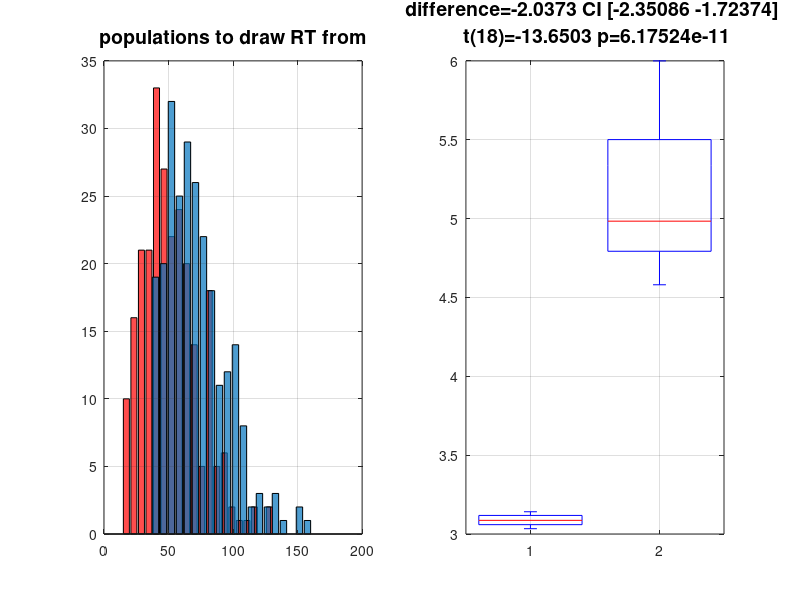

Source code (MATLAB): (Note: this script raises an error after producing the figure.)
% variable impulse vs variable epoch model
% this simulation is designed to explore the effect
% of variable epoch lenghth not only on a voxel where
% this effect exist but also on a voxel where it doesn't
% and we look if there is a better trade off in terms in
% modelling so that we can detect well both types and still
% make inferences about which one has variable epoch using
% derivative information
% ------------------------
% Cyril Pernet 23-07-2014

% RT distribution -- we take here RT for decisions which are 'easy'
% ie relatively fast, in the order of 1 to 2 sec
N = 500;
RT_condition1 = NaN(1,N);
RT_condition2 = NaN(1,N);
 for event = 1:N % draw 100 random data from a gamma distribution
    if mod(event,2) == 0
    RT_condition1(event) = gamrnd(5,10);
    else
    RT_condition2(event) = gamrnd(5,10) +20; % cond1/cond2 differ 
    end
end
RT_condition1(isnan(RT_condition1))=[];
RT_condition2(isnan(RT_condition2))=[];
figure; 
set(gcf,'Color','w','InvertHardCopy','off', 'units','normalized', ...
    'outerposition',[0 0 1 1])
subplot(1,2,1);
[h1,x1]=hist(RT_condition1,20);
[h2,x2]=hist(RT_condition2,20);
bar(x1, h1, 'r'); hold on; bar(x2, h2);
h=findobj(gca, 'Type', 'patch');
set (h, 'FaceAlpha', 0.7); grid on
title('populations to draw RT from','FontSize',14);
% rescale to maximum 6 
Scale = max([RT_condition1 RT_condition2])/6; 
RT_condition1 = RT_condition1./Scale;
RT_condition2 = RT_condition2./Scale;
% cut data from 3 and keep only 10 data points
RT_condition1(RT_condition1<3) = [];
RT_condition1 = sort(RT_condition1);
RT_condition1 = RT_condition1(1:10);
RT_condition2(RT_condition2<1) = [];
RT_condition2 = sort(RT_condition2,'descend');
RT_condition2 = RT_condition2(1:10);
% check we have nice differences between conditions
subplot(1,2,2);boxplot([RT_condition1' RT_condition2'])
[H,P,CI,STATS] = ttest2(RT_condition1,RT_condition2);
D = mean(RT_condition1)-mean(RT_condition2);
title(sprintf('difference=%g CI [%g %g] \n t(%g)=%g p=%g' ...
    ,D,CI(1),CI(2),STATS.df,STATS.tstat,P),'FontSize',14);
grid on; 

%% BOLD simulation
% now make 2 voxels with 2 conditions
% voxel 1 duration = 0 
% voxel 2 duration = RT 
% note that for ease of interpretation 
% I work using the super-sampled design 

% hemodynamic response function
% hrf model using SPM function 
% --------------------------- 
xBF.dt = 0.5;
xBF.name = 'hrf (with time and dispersion derivative)'; 
xBF.length = 32; % over a 20 sec window 
xBF.order = 1; 
xBF.T = 30;
xBF = spm_get_bf(xBF);
xBF.UNITS = 'secs';

% make different BOLD data
scale1 = detrend(RT_condition1,'constant').*100;
scale1 = abs(scale1 ./ min(scale1)) ; % stimulus intensity 
scale2 = detrend(RT_condition2,'constant').*100;
scale2 = abs(scale2 ./ min(scale2));
onsets = [1 31 81 93 161 201 218 291 321 361];
duration = round(mean([RT_condition1 RT_condition2])*2); 
Y1 = zeros(500,1); % condition 1, with 0ms duration
Y2 = zeros(500,1); % condition 2, with 0ms duration 
                   % but we have intensity differences proportional to RT
Y3 = zeros(500,1); % condition 2, with 0ms duration
Y4 = zeros(500,1); % condition 2, with RT duration
X1 = zeros(500,1); % model of event 
X2 = zeros(500,1); % model of blocks of mean RT
X3 = zeros(500,1); % model of blocks of RT condition 1
X4 = zeros(500,1); % model of blocks of RT condition 2
for i=1:10
    Y1(onsets(i)) = scale1(i); % finite impulse of different intensities
    Y2(onsets(i)) = scale2(i) ; 
    X1(onsets(i)) = 1; % design matrix with stim onset
    X2(onsets(i):(onsets(i)+duration-1)) = 1; % design matrix with stim onset
    stop = onsets(i) + round(RT_condition1(i)*2) -1;
    Y3(onsets(i):stop) = 1; % epoch = RT
    X3(onsets(i):stop) = 1;
    stop = onsets(i) + round(RT_condition2(i)*2) -1;
    Y4(onsets(i):stop) = 1; % epoch = RT
    X4(onsets(i):stop) = 1;
end 
Y1 = conv(Y1+randn(500,1)./10,xBF.bf(:,1)); Y1 = Y1(1:400)+100;
Y2 = conv(Y2+randn(500,1)./10,xBF.bf(:,1)); Y2 = Y2(1:400)+100;
Y3 = conv(Y3,xBF.bf(:,1))+conv(rand(500,1),xBF.bf(:,1)); Y3 = Y3(1:400)+100;
Y4 = conv(Y4,xBF.bf(:,1))+conv(rand(500,1),xBF.bf(:,1)); Y4 = Y4(1:400)+100;
figure; subplot(2,1,1);
plot(Y1,'LineWidt',2); hold on; plot(Y2,'r','LineWidt',2);
grid on; title('Neural Intensity difference model'); subplot(2,1,2);
plot(Y3,'LineWidt',2); hold on; plot(Y4,'k','LineWidt',2); 
                                 % what is evident from this is that the 
                                 % variable epoch not only give different 
                                 % intensities but also dynamic
grid on; title('Neural duration difference model');

%% data modelling
% data modelling
% for simplicity - assume Y1/Y2 are the same voxel and we fit X to it
% same for Y3/Y4 ; it just easier to see data fit when done individually
% the mean RT blocks + paramtetric model comes from Munford & Poldrack 2014
% Adjusting mean activation for reaction time effects in BOLD fMRI
% which was presented ath the OHBM conference

%% model data for a voxel with intensity change
Y = [Y1 ; Y2];
SStotal = norm(Y-mean(Y)).^2;
[~,~,~,stat]=ttest2(Y2,Y1);

% -> clearly for a voxel where only intensity changes, model 2 doesn't work
% -> model 3 (hrf + parametric) is a priori the best
% -> using mean RT will not work (although here is is mean to roughly
% follow by using intensities that are correlated with duration)
% -> the question is how mean RT + parametric using BF to accomodate the
% mismatch is going to behave

% model 1: GLM with FIR convolved by the hfr only
x1 = conv(X1,xBF.bf(:,1)); x1 = x1(1:400)+100;
X = [[x1;zeros(400,1)] [zeros(400,1);x1] ones(800,1)];
b = pinv(X)*Y; 
Yhat = X*b;
SSeffect = norm(Yhat-mean(Yhat)).^2;
R2 = SSeffect / SStotal;
P = X*pinv(X); % H matrix 
R = eye(size(Y,1)) - P; 
variance = ((R*Y)'*(R*Y)) / (size(Y,1)-rank(X));
C = [-1 1 0]; % contrast for condition 2 > condition 1
T_con = (C*b) ./ sqrt(variance.*(C*pinv(X'*X)*C')); % T value
p_con = 2*(1-spm_Tcdf(T_con, (size(Y,1)-rank(X)))); 
figure ; set(gcf,'Color','w','InvertHardCopy','off', ...
    'units','normalized','outerposition',[0 0 1 1])
subplot(3,1,1); 
plot(Y1,'LineWidth',2); hold on
plot(Yhat(1:400),'--','LineWidth',2); 
plot(Y2,'r','LineWidth',2); 
plot(Yhat(401:end),'--r','LineWidth',2); grid on; axis tight
D = mean(Y1-Y2);
Dhat = mean(Yhat(1:400)-Yhat(401:end));
Difference_real_model = D-Dhat;
title(sprintf('fixed event model: R2=%g diff data model =%g C1 vs C2 t real=%g t model=%g',R2,Difference_real_model,stat.tstat,T_con))

% model 2: GLM with RT convolved by the hfr only (= variable epoch model)
x1 = conv(X3,xBF.bf(:,1)); x1 = x1(1:400)+100;
x2 = conv(X4,xBF.bf(:,1)); x2 = x2(1:400)+100;
X = [[x1;zeros(400,1)] [zeros(400,1);x2] ones(800,1)];
b = pinv(X)*Y; 
Yhat = X*b;
SSeffect = norm(Yhat-mean(Yhat)).^2;
R2 = SSeffect / SStotal;
P = X*pinv(X); % H matrix 
R = eye(size(Y,1)) - P; 
variance = ((R*Y)'*(R*Y)) / (size(Y,1)-rank(X));
C = [-1 1 0]; % contrast for condition 2 > condition 1
T_con = (C*b) ./ sqrt(variance.*(C*pinv(X'*X)*C')); % T value
p_con = 2*(1-spm_Tcdf(T_con, (size(Y,1)-rank(X)))); 
subplot(3,1,2); 
plot(Y1,'LineWidth',2); hold on
plot(Yhat(1:400),'--','LineWidth',2); 
plot(Y2,'r','LineWidth',2); 
plot(Yhat(401:end),'--r','LineWidth',2); grid on; axis tight
D = mean(Y1-Y2);
Dhat = mean(Yhat(1:400)-Yhat(401:end));
Difference_real_model = D-Dhat;
title(sprintf('variable epoch model: R2=%g diff data model =%g C1 vs C2 t real=%g t model=%g',R2,Difference_real_model,stat.tstat,T_con))

% model 3: GLM with FIR + PM regressors convolved by the hfr only 
% (= variable impulse model)
x1 = conv(X1,xBF.bf(:,1)); x1 = x1(1:400)+100;
x2 = X1; x2(X1==1) = detrend(RT_condition1,'constant'); % mean center RT
x2 = conv(x2,xBF.bf(:,1)); x2 = x2(1:400)+100;
XPM1 = spm_orth([x1 x2]); % x with parameteric modulation for Y1
x2 = X1; x2(X1==1) = detrend(RT_condition2,'constant'); 
x2 = conv(x2,xBF.bf(:,1)); x2 = x2(1:400)+100;
XPM2 = spm_orth([x1 x2]); % x with parameteric modulation for Y2
X = [[XPM1;zeros(400,2)] [zeros(400,2);XPM2] ones(800,1)];
b = pinv(X)*Y; 
Yhat = X*b;
SSeffect = norm(Yhat-mean(Yhat)).^2;
R2 = SSeffect / SStotal;
P = X*pinv(X); % H matrix 
R = eye(size(Y,1)) - P; 
variance = ((R*Y)'*(R*Y)) / (size(Y,1)-rank(X));
C = [-1 0 1 0 0]; % contrast for condition 2 > condition 1
T_con = (C*b) ./ sqrt(variance.*(C*pinv(X'*X)*C')); % T value
subplot(3,1,3); 
plot(Y1,'LineWidth',2); hold on; 
plot(Y2,'r','LineWidth',2); 
plot(Yhat(1:400),'--','LineWidth',2);
plot(Yhat(401:end),'--r','LineWidth',2); grid on; axis tight
D = mean(Y1-Y2);
Dhat = mean(Yhat(1:400)-Yhat(401:end));
Difference_real_model = D-Dhat;
title(sprintf('event + parametric model: R2=%g diff data model =%g C1 vs C2 t real=%g t model=%g ',R2,Difference_real_model,stat.tstat,T_con))

% let's gain a little insight of how the parametric model works
figure ; 
set(gcf,'Color','w','InvertHardCopy','off', 'units','normalized',...
    'outerposition',[0 0 1 1])
subplot(2,1,1);
plot(Y1,'LineWidth',2); hold on
yhat = X(:,[1 5])*b([1 5]);
plot(yhat(1:400),'k','LineWidth',2);
plot(Yhat(1:400),'r','LineWidth',2);
legend('Y1','hrf regressor','hrf+modulation')
grid on; subplot(2,1,2);
plot(Y2,'LineWidth',2); hold on
yhat = X(:,[3 5])*b([3 5]);
plot(yhat(401:end),'k','LineWidth',2);
plot(Yhat(401:end),'r','LineWidth',2);
legend('Y2','hrf regressor','hrf+modulation')
grid on; 

% model 4: GLM with FIR + PM regressors convolved by basis functions
x11 = conv(X1,xBF.bf(:,1)); x11 = x11(1:400)+100;
x12 = conv(X1,xBF.bf(:,2)); x12 = x12(1:400)+100;
x13 = conv(X1,xBF.bf(:,3)); x13 = x13(1:400)+100;
x2 = X1; x2(X1==1) = detrend(RT_condition1,'constant'); % mean center RT
x21 = conv(x2,xBF.bf(:,1)); x21 = x21(1:400)+100;
x22 = conv(x2,xBF.bf(:,2)); x22 = x22(1:400)+100;
x23 = conv(x2,xBF.bf(:,3)); x23 = x23(1:400)+100;
XPM1 = spm_orth([x11 x12 x13 x21 x22 x23]); % x with PM for Y1
x2 = X1; x2(X1==1) = detrend(RT_condition2,'constant'); 
x21 = conv(x2,xBF.bf(:,1)); x21 = x21(1:400)+100;
x22 = conv(x2,xBF.bf(:,2)); x22 = x22(1:400)+100;
x23 = conv(x2,xBF.bf(:,3)); x23 = x23(1:400)+100;
XPM2 = spm_orth([x11 x12 x13 x21 x22 x23]); % x with PM for Y2
X = [[XPM1;zeros(400,6)] [zeros(400,6);XPM2] ones(800,1)];
b = pinv(X)*Y; 
Yhat = X*b;
SSeffect = norm(Yhat-mean(Yhat)).^2;
R2 = SSeffect / SStotal;
P = X*pinv(X); % H matrix 
R = eye(size(Y,1)) - P; 
variance = ((R*Y)'*(R*Y)) / (size(Y,1)-rank(X));
C = [-1 0 0 0 0 0 1 0 0 0 0 0 0]; % contrast for condition 2 > condition 1
T_con = (C*b) ./ sqrt(variance.*(C*pinv(X'*X)*C')); % T value
% note that here really we need a F contrast spanning the BF
figure
set(gcf,'Color','w','InvertHardCopy','off', 'units','normalized',...
    'outerposition',[0 0 1 1])
subplot(3,1,1); 
plot(Y1,'LineWidth',2); hold on; 
plot(Y2,'r','LineWidth',2); 
plot(Yhat(1:400),'--','LineWidth',2);
plot(Yhat(401:end),'--r','LineWidth',2); grid on; axis tight
D = mean(Y1-Y2);
Dhat = mean(Yhat(1:400)-Yhat(401:end));
Difference_real_model = D-Dhat;
title(sprintf('event*BF with parametric*BF model: R2=%g diff data model =%g C1 vs C2 t real=%g t model=%g',R2,Difference_real_model,stat.tstat,T_con))
subplot(3,1,2);
plot(Y1,'LineWidth',2); hold on
yhat = X(:,[1 2 3 13])*b([1 2 3 13]);
plot(yhat(1:400),'k','LineWidth',2);
plot(Yhat(1:400),'r','LineWidth',2);
legend('Y1','BF regressor','BF+modulation')
grid on; subplot(3,1,3);
plot(Y2,'LineWidth',2); hold on
yhat = X(:,[7 8 9 13])*b([7 8 9 13]);
plot(yhat(401:end),'k','LineWidth',2);
plot(Yhat(401:end),'r','LineWidth',2);
legend('Y2','BF regressor','BF+modulation')
grid on;

% model 5: GLM with mean RT + PM regressors convolved by the hfr only
x1 = conv(X2,xBF.bf(:,1)); x1 = x1(1:400)+100;
PM = repmat(detrend(RT_condition1,'constant')',[1,duration])';
x2 = X2; x2(X2==1) = PM(:); % mean center RT
x2 = conv(x2,xBF.bf(:,1)); x2 = x2(1:400)+100;
XPM1 = spm_orth([x1 x2]); % x with parameteric modulation for Y1
PM = repmat(detrend(RT_condition2,'constant')',[1,duration])';
x2 = X2; x2(X2==1) = PM(:); % mean center RT
x2 = conv(x2,xBF.bf(:,1)); x2 = x2(1:400)+100;
XPM2 = spm_orth([x1 x2]); % x with parameteric modulation for Y2
X = [[XPM1;zeros(400,2)] [zeros(400,2);XPM2] ones(800,1)];
b = pinv(X)*Y; 
Yhat = X*b;
SSeffect = norm(Yhat-mean(Yhat)).^2;
R2 = SSeffect / SStotal;
P = X*pinv(X); % H matrix 
R = eye(size(Y,1)) - P; 
variance = ((R*Y)'*(R*Y)) / (size(Y,1)-rank(X));
C = [-1 0 1 0 0]; % contrast for condition 2 > condition 1
T_con = (C*b) ./ sqrt(variance.*(C*pinv(X'*X)*C')); % T value
figure
set(gcf,'Color','w','InvertHardCopy','off', 'units','normalized',...
    'outerposition',[0 0 1 1])
subplot(3,1,1); 
plot(Y1,'LineWidth',2); hold on; 
plot(Y2,'r','LineWidth',2); 
plot(Yhat(1:400),'--','LineWidth',2);
plot(Yhat(401:end),'--r','LineWidth',2); grid on; axis tight
D = mean(Y1-Y2);
Dhat = mean(Yhat(1:400)-Yhat(401:end));
Difference_real_model = D-Dhat;
title(sprintf('mean RT + parametric model: R2=%g diff data model =%g C1 vs C2 t real=%g t model=%g ',R2,Difference_real_model,stat.tstat,T_con))
subplot(3,1,2);
plot(Y1,'LineWidth',2); hold on
yhat = X(:,[1 5])*b([1 5]);
plot(yhat(1:400),'k','LineWidth',2);
plot(Yhat(1:400),'r','LineWidth',2);
legend('Y1','hrf regressor','hrf+modulation')
grid on; subplot(3,1,3);
plot(Y2,'LineWidth',2); hold on
yhat = X(:,[3 5])*b([3 5]);
plot(yhat(401:end),'k','LineWidth',2);
plot(Yhat(401:end),'r','LineWidth',2);
legend('Y2','hrf regressor','hrf+modulation')
grid on; 

% model 6: GLM with mean RT + PM regressors convolved by basis functions 
% adding BF will accomodate well the mismatched durations -- note there is 
% no point to comparing to a fixed event model with BF since there is no
% time shift in those 2 time series
x11 = conv(X2,xBF.bf(:,1)); x11 = x11(1:400)+100;
x12 = conv(X2,xBF.bf(:,2)); x12 = x12(1:400)+100;
x13 = conv(X2,xBF.bf(:,3)); x13 = x13(1:400)+100;
PM = repmat(detrend(RT_condition1,'constant')',[1,duration])';
x2 = X2; x2(X2==1) = PM(:); % mean center RT
x21 = conv(x2,xBF.bf(:,1)); x21 = x21(1:400)+100;
x22 = conv(x2,xBF.bf(:,2)); x22 = x22(1:400)+100;
x23 = conv(x2,xBF.bf(:,3)); x23 = x23(1:400)+100;
XPM1 = spm_orth([x11 x12 x13 x21 x22 x23]); % x with PM for Y1
PM = repmat(detrend(RT_condition2,'constant')',[1,duration])';
x2 = X2; x2(X2==1) = PM(:); % mean center RT
x21 = conv(x2,xBF.bf(:,1)); x21 = x21(1:400)+100;
x22 = conv(x2,xBF.bf(:,2)); x22 = x22(1:400)+100;
x23 = conv(x2,xBF.bf(:,3)); x23 = x23(1:400)+100;
XPM2 = spm_orth([x11 x12 x13 x21 x22 x23]); % x with PM for Y2
X = [[XPM1;zeros(400,6)] [zeros(400,6);XPM2] ones(800,1)];
b = pinv(X)*Y; 
Yhat = X*b;
SSeffect = norm(Yhat-mean(Yhat)).^2;
R2 = SSeffect / SStotal;
P = X*pinv(X); % H matrix 
R = eye(size(Y,1)) - P; 
variance = ((R*Y)'*(R*Y)) / (size(Y,1)-rank(X));
C = [-1 0 0 0 0 0 1 0 0 0 0 0 0]; % contrast for condition 2 > condition 1
T_con = (C*b) ./ sqrt(variance.*(C*pinv(X'*X)*C')); % T value
% note that here really we need a F contrast spanning the BF
figure
set(gcf,'Color','w','InvertHardCopy','off', 'units','normalized',...
    'outerposition',[0 0 1 1])
subplot(3,1,1); 
plot(Y1,'LineWidth',2); hold on; 
plot(Y2,'r','LineWidth',2); 
plot(Yhat(1:400),'--','LineWidth',2);
plot(Yhat(401:end),'--r','LineWidth',2); grid on; axis tight
D = mean(Y1-Y2);
Dhat = mean(Yhat(1:400)-Yhat(401:end));
Difference_real_model = D-Dhat;
title(sprintf('mean RT*BF + parametric*BF model: R2=%g diff data model =%g C1 vs C2 t real=%g t model=%g',R2,Difference_real_model,stat.tstat,T_con))
subplot(3,1,2);
plot(Y1,'LineWidth',2); hold on
yhat = X(:,[1 2 3 13])*b([1 2 3 13]);
plot(yhat(1:400),'k','LineWidth',2);
plot(Yhat(1:400),'r','LineWidth',2);
legend('Y1','BF regressor','BF+modulation')
grid on; subplot(3,1,3);
plot(Y2,'LineWidth',2); hold on
yhat = X(:,[7 8 9 13])*b([7 8 9 13]);
plot(yhat(401:end),'k','LineWidth',2);
plot(Yhat(401:end),'r','LineWidth',2);
legend('Y2','BF','BF+modulation')
grid on;

% assuming we model data using this model 6 -- how can we know the effect
% is due to differences in neural intensity
figure
set(gcf,'Color','w','InvertHardCopy','off', 'units','normalized',...
    'outerposition',[0 0 1 1])
subplot(2,1,1);
plot(Y1,'LineWidth',2); hold on
yhat = X(:,[1 13])*b([1 13]);
plot(yhat(1:400),'g','LineWidth',2);
yhat = X(:,[1 2 13])*b([1 2 13]);
plot(yhat(1:400),'c','LineWidth',2);
yhat = X(:,[1 3 13])*b([1 3 13]);
plot(yhat(1:400),'r','LineWidth',2);
legend('Y1','mean RT regressor','mean RT with time deriv',...
    'mean RT with disp deriv')
grid on; 

% -> the mean RT creates time delays well compensated by the 1st derivative
% in model 4, the time deriv is significant too - is that a problem? 
C = [0 1 0 0 0 0 0 1 0 0 0 0 0]; % contrast for time derivative
T_con1 = (C*b) ./ sqrt(variance.*(C*pinv(X'*X)*C')); % T value
p_con1 = 2*(1-spm_Tcdf(T_con1, (size(Y,1)-rank(X))));
C = [0 0 1 0 0 0 0 0 1 0 0 0 0]; % contrast for disp derivative
T_con2 = (C*b) ./ sqrt(variance.*(C*pinv(X'*X)*C')); % T value
p_con2 = 2*(1-spm_Tcdf(T_con2, (size(Y,1)-rank(X))));
title(sprintf('model for the mean RT regressor \n time deriv t=%g p-%g disper deriv t=%g p=%g',T_con1,p_con1,T_con2,p_con2))

subplot(2,1,2);
plot(Y1,'LineWidth',2); hold on
yhat = X(:,[1 4 13])*b([1 4 13]);
plot(yhat(1:400),'g','LineWidth',2);
yhat = X(:,[1 2 4 5 13])*b([1 2 4 5 13]);
plot(yhat(1:400),'c','LineWidth',2);
yhat = X(:,[1 3 4 6 13])*b([1 3 4 6 13]);
plot(yhat(1:400),'r','LineWidth',2);
legend('Y1','mean RT+PM regressor','mean RT+PM with time deriv','mean RT+PM with disp deriv')
grid on; 

% --> PM derivatives don't add much - they are significant but we can't
% interprete much from this
C = [0 0 0 0 1 0 0 0 0 0 1 0 0]; % contrast for PM time derivative
T_con1 = (C*b) ./ sqrt(variance.*(C*pinv(X'*X)*C')); % T value
p_con1 = 2*(1-spm_Tcdf(T_con1, (size(Y,1)-rank(X))));
C = [0 0 0 0 0 1 0 0 0 0 0 1 0]; % contrast for PM disp derivative
T_con2 = (C*b) ./ sqrt(variance.*(C*pinv(X'*X)*C')); % T value
p_con2 = 2*(1-spm_Tcdf(T_con2, (size(Y,1)-rank(X))));
title(sprintf('model for the mean RT+PM regressor \n PM time deriv t=%g p-%g PM disper deriv t=%g p=%g',T_con1,p_con1,T_con2,p_con2))


%% model data for a voxel with duration change
Y = [Y3 ; Y4];
SStotal = norm(Y-mean(Y)).^2;
[h,p,ci,stat]=ttest2(Y4,Y3);

% model 1: GLM with FIR convolved by the hfr only
x1 = conv(X1,xBF.bf(:,1)); x1 = x1(1:400)+100;
X = [[x1;zeros(400,1)] [zeros(400,1);x1] ones(800,1)];
b = pinv(X)*Y; 
Yhat = X*b;
SSeffect = norm(Yhat-mean(Yhat)).^2;
R2 = SSeffect / SStotal;
P = X*pinv(X); % H matrix 
R = eye(size(Y,1)) - P; 
variance = ((R*Y)'*(R*Y)) / (size(Y,1)-rank(X));
C = [-1 1 0]; % contrast for condition 2 > condition 1
T_con = (C*b) ./ sqrt(variance.*(C*pinv(X'*X)*C')); % T value
p_con = 2*(1-spm_Tcdf(T_con, (size(Y,1)-rank(X)))); 
figure ; set(gcf,'Color','w','InvertHardCopy','off', 'units',...
    'normalized','outerposition',[0 0 1 1])
subplot(3,1,1); 
plot(Y3,'LineWidth',2); hold on
plot(Yhat(1:400),'--','LineWidth',2); 
plot(Y4,'r','LineWidth',2); 
plot(Yhat(401:end),'--r','LineWidth',2); grid on; axis tight
D = mean(Y3-Y4);
Dhat = mean(Yhat(1:400)-Yhat(401:end));
Difference_real_model = D-Dhat;
title(sprintf('fixed event model: R2=%g diff data model =%g C1 vs C2 t real=%g t model=%g',R2,Difference_real_model,stat.tstat,T_con))

% model 2: GLM with RT convolved by the hfr only (= variable epoch model)
x1 = conv(X3,xBF.bf(:,1)); x1 = x1(1:400)+100;
x2 = conv(X4,xBF.bf(:,1)); x2 = x2(1:400)+100;
X = [[x1;zeros(400,1)] [zeros(400,1);x2] ones(800,1)];
b = pinv(X)*Y; 
Yhat = X*b;
SSeffect = norm(Yhat-mean(Yhat)).^2;
R2 = SSeffect / SStotal;
P = X*pinv(X); % H matrix 
R = eye(size(Y,1)) - P; 
variance = ((R*Y)'*(R*Y)) / (size(Y,1)-rank(X));
C = [-1 1 0]; % contrast for condition 2 > condition 1
T_con = (C*b) ./ sqrt(variance.*(C*pinv(X'*X)*C')); % T value
p_con = 2*(1-spm_Tcdf(T_con, (size(Y,1)-rank(X)))); 
subplot(3,1,2); 
plot(Y3,'LineWidth',2); hold on
plot(Yhat(1:400),'--','LineWidth',2); 
plot(Y4,'r','LineWidth',2); 
plot(Yhat(401:end),'--r','LineWidth',2); grid on; axis tight
D = mean(Y3-Y4);
Dhat = mean(Yhat(1:400)-Yhat(401:end));
Difference_real_model = D-Dhat;
title(sprintf('variable epoch model: R2=%g diff data model =%g C1 vs C2 t real=%g t model=%g',R2,Difference_real_model,stat.tstat,T_con))

% model 3: GLM with FIR + PM regressors convolved by the hfr only 
% (= variable impulse model)
x1 = conv(X1,xBF.bf(:,1)); x1 = x1(1:400)+100;
x2 = X1; x2(X1==1) = detrend(RT_condition1,'constant'); % mean center RT
x2 = conv(x2,xBF.bf(:,1)); x2 = x2(1:400)+100;
XPM1 = spm_orth([x1 x2]); % x with parameteric modulation for Y1
x2 = X1; x2(X1==1) = detrend(RT_condition2,'constant'); 
x2 = conv(x2,xBF.bf(:,1)); x2 = x2(1:400)+100;
XPM2 = spm_orth([x1 x2]); % x with parameteric modulation for Y2
X = [[XPM1;zeros(400,2)] [zeros(400,2);XPM2] ones(800,1)];
b = pinv(X)*Y; 
Yhat = X*b;
SSeffect = norm(Yhat-mean(Yhat)).^2;
R2 = SSeffect / SStotal;
P = X*pinv(X); % H matrix 
R = eye(size(Y,1)) - P; 
variance = ((R*Y)'*(R*Y)) / (size(Y,1)-rank(X));
C = [-1 0 1 0 0]; % contrast for condition 2 > condition 1
T_con = (C*b) ./ sqrt(variance.*(C*pinv(X'*X)*C')); % T value
subplot(3,1,3); 
plot(Y3,'LineWidth',2); hold on; 
plot(Y4,'r','LineWidth',2); 
plot(Yhat(1:400),'--','LineWidth',2);
plot(Yhat(401:end),'--r','LineWidth',2); grid on; axis tight
D = mean(Y3-Y4);
Dhat = mean(Yhat(1:400)-Yhat(401:end));
Difference_real_model = D-Dhat;
title(sprintf('event + parametric model: R2=%g diff data model =%g C1 vs C2 t real=%g t model=%g ',R2,Difference_real_model,stat.tstat,T_con))

% let's gain a little insight of how the parametric model works
figure ; 
set(gcf,'Color','w','InvertHardCopy','off', 'units','normalized',...
    'outerposition',[0 0 1 1])
subplot(2,1,1);
plot(Y3,'LineWidth',2); hold on
yhat = X(:,[1 5])*b([1 5]);
plot(yhat(1:400),'k','LineWidth',2);
plot(Yhat(1:400),'r','LineWidth',2);
legend('Y3','hrf regressor','hrf+modulation')
grid on; subplot(2,1,2);
plot(Y4,'LineWidth',2); hold on
yhat = X(:,[3 5])*b([3 5]);
plot(yhat(401:end),'k','LineWidth',2);
plot(Yhat(401:end),'r','LineWidth',2);
legend('Y4','hrf regressor','hrf+modulation')
grid on; 

% model 4: GLM with FIR + PM regressors convolved by basis functions
x11 = conv(X1,xBF.bf(:,1)); x11 = x11(1:400)+100;
x12 = conv(X1,xBF.bf(:,2)); x12 = x12(1:400)+100;
x13 = conv(X1,xBF.bf(:,3)); x13 = x13(1:400)+100;
x2 = X1; x2(X1==1) = detrend(RT_condition1,'constant'); % mean center RT
x21 = conv(x2,xBF.bf(:,1)); x21 = x21(1:400)+100;
x22 = conv(x2,xBF.bf(:,2)); x22 = x22(1:400)+100;
x23 = conv(x2,xBF.bf(:,3)); x23 = x23(1:400)+100;
XPM1 = spm_orth([x11 x12 x13 x21 x22 x23]); % x with PM for Y1
x2 = X1; x2(X1==1) = detrend(RT_condition2,'constant'); 
x21 = conv(x2,xBF.bf(:,1)); x21 = x21(1:400)+100;
x22 = conv(x2,xBF.bf(:,2)); x22 = x22(1:400)+100;
x23 = conv(x2,xBF.bf(:,3)); x23 = x23(1:400)+100;
XPM2 = spm_orth([x11 x12 x13 x21 x22 x23]); % x with PM for Y2
X = [[XPM1;zeros(400,6)] [zeros(400,6);XPM2] ones(800,1)];
b = pinv(X)*Y; 
Yhat = X*b;
SSeffect = norm(Yhat-mean(Yhat)).^2;
R2 = SSeffect / SStotal;
P = X*pinv(X); % H matrix 
R = eye(size(Y,1)) - P; 
variance = ((R*Y)'*(R*Y)) / (size(Y,1)-rank(X));
C = [-1 0 0 0 0 0 1 0 0 0 0 0 0]; % contrast for condition 2 > condition 1
T_con = (C*b) ./ sqrt(variance.*(C*pinv(X'*X)*C')); % T value
% note that here really we need a F contrast spanning the BF
figure
set(gcf,'Color','w','InvertHardCopy','off', 'units','normalized',...
    'outerposition',[0 0 1 1])
subplot(3,1,1); 
plot(Y3,'LineWidth',2); hold on; 
plot(Y4,'r','LineWidth',2); 
plot(Yhat(1:400),'--','LineWidth',2);
plot(Yhat(401:end),'--r','LineWidth',2); grid on; axis tight
D = mean(Y3-Y4);
Dhat = mean(Yhat(1:400)-Yhat(401:end));
Difference_real_model = D-Dhat;
title(sprintf('event*BF with parametric*BF model: R2=%g diff data model =%g C1 vs C2 t real=%g t model=%g',R2,Difference_real_model,stat.tstat,T_con))
subplot(3,1,2);
plot(Y3,'LineWidth',2); hold on
yhat = X(:,[1 2 3 13])*b([1 2 3 13]);
plot(yhat(1:400),'k','LineWidth',2);
plot(Yhat(1:400),'r','LineWidth',2);
legend('Y3','BF regressor','BF+modulation')
grid on; subplot(3,1,3);
plot(Y4,'LineWidth',2); hold on
yhat = X(:,[7 8 9 13])*b([7 8 9 13]);
plot(yhat(401:end),'k','LineWidth',2);
plot(Yhat(401:end),'r','LineWidth',2);
legend('Y4','BF regressor','BF+modulation')
grid on;

% model 5: GLM with mean RT + PM regressors convolved by the hfr only
x1 = conv(X2,xBF.bf(:,1)); x1 = x1(1:400)+100;
PM = repmat(detrend(RT_condition1,'constant')',[1,duration])';
x2 = X2; x2(X2==1) = PM(:); % mean center RT
x2 = conv(x2,xBF.bf(:,1)); x2 = x2(1:400)+100;
XPM1 = spm_orth([x1 x2]); % x with parameteric modulation for Y1
PM = repmat(detrend(RT_condition2,'constant')',[1,duration])';
x2 = X2; x2(X2==1) = PM(:); % mean center RT
x2 = conv(x2,xBF.bf(:,1)); x2 = x2(1:400)+100;
XPM2 = spm_orth([x1 x2]); % x with parameteric modulation for Y2
X = [[XPM1;zeros(400,2)] [zeros(400,2);XPM2] ones(800,1)];
b = pinv(X)*Y; 
Yhat = X*b;
SSeffect = norm(Yhat-mean(Yhat)).^2;
R2 = SSeffect / SStotal;
P = X*pinv(X); % H matrix 
R = eye(size(Y,1)) - P; 
variance = ((R*Y)'*(R*Y)) / (size(Y,1)-rank(X));
C = [-1 0 1 0 0]; % contrast for condition 2 > condition 1
T_con = (C*b) ./ sqrt(variance.*(C*pinv(X'*X)*C')); % T value
figure
set(gcf,'Color','w','InvertHardCopy','off', 'units','normalized',...
    'outerposition',[0 0 1 1])
subplot(3,1,1); 
plot(Y3,'LineWidth',2); hold on; 
plot(Y4,'r','LineWidth',2); 
plot(Yhat(1:400),'--','LineWidth',2);
plot(Yhat(401:end),'--r','LineWidth',2); grid on; axis tight
D = mean(Y3-Y4);
Dhat = mean(Yhat(1:400)-Yhat(401:end));
Difference_real_model = D-Dhat;
title(sprintf('mean RT + parametric model: R2=%g diff data model =%g C1 vs C2 t real=%g t model=%g ',R2,Difference_real_model,stat.tstat,T_con))
subplot(3,1,2);
plot(Y3,'LineWidth',2); hold on
yhat = X(:,[1 5])*b([1 5]);
plot(yhat(1:400),'k','LineWidth',2);
plot(Yhat(1:400),'r','LineWidth',2);
legend('Y3','hrf regressor','hrf+modulation')
grid on; subplot(3,1,3);
plot(Y4,'LineWidth',2); hold on
yhat = X(:,[3 5])*b([3 5]);
plot(yhat(401:end),'k','LineWidth',2);
plot(Yhat(401:end),'r','LineWidth',2);
legend('Y4','hrf regressor','hrf+modulation')
grid on; 

% model 6: GLM with mean RT + PM regressors convolved by basis functions 
% adding BF will accomodate well the mismatched durations -- note there is 
% no point to comparing to a fixed event model with BF since there is no
% time shift in those 2 time series
x11 = conv(X2,xBF.bf(:,1)); x11 = x11(1:400)+100;
x12 = conv(X2,xBF.bf(:,2)); x12 = x12(1:400)+100;
x13 = conv(X2,xBF.bf(:,3)); x13 = x13(1:400)+100;
PM = repmat(detrend(RT_condition1,'constant')',[1,duration])';
x2 = X2; x2(X2==1) = PM(:); % mean center RT
x21 = conv(x2,xBF.bf(:,1)); x21 = x21(1:400)+100;
x22 = conv(x2,xBF.bf(:,2)); x22 = x22(1:400)+100;
x23 = conv(x2,xBF.bf(:,3)); x23 = x23(1:400)+100;
XPM1 = spm_orth([x11 x12 x13 x21 x22 x23]); % x with PM for Y1
PM = repmat(detrend(RT_condition2,'constant')',[1,duration])';
x2 = X2; x2(X2==1) = PM(:); % mean center RT
x21 = conv(x2,xBF.bf(:,1)); x21 = x21(1:400)+100;
x22 = conv(x2,xBF.bf(:,2)); x22 = x22(1:400)+100;
x23 = conv(x2,xBF.bf(:,3)); x23 = x23(1:400)+100;
XPM2 = spm_orth([x11 x12 x13 x21 x22 x23]); % x with PM for Y2
X = [[XPM1;zeros(400,6)] [zeros(400,6);XPM2] ones(800,1)];
b = pinv(X)*Y; 
Yhat = X*b;
SSeffect = norm(Yhat-mean(Yhat)).^2;
R2 = SSeffect / SStotal;
P = X*pinv(X); % H matrix 
R = eye(size(Y,1)) - P; 
variance = ((R*Y)'*(R*Y)) / (size(Y,1)-rank(X));
C = [-1 0 0 0 0 0 1 0 0 0 0 0 0]; % contrast for condition 2 > condition 1
T_con = (C*b) ./ sqrt(variance.*(C*pinv(X'*X)*C')); % T value
% note that here really we need a F contrast spanning the BF
figure
set(gcf,'Color','w','InvertHardCopy','off', 'units','normalized',...
    'outerposition',[0 0 1 1])
subplot(3,1,1); 
plot(Y3,'LineWidth',2); hold on; 
plot(Y4,'r','LineWidth',2); 
plot(Yhat(1:400),'--','LineWidth',2);
plot(Yhat(401:end),'--r','LineWidth',2); grid on; axis tight
D = mean(Y3-Y4);
Dhat = mean(Yhat(1:400)-Yhat(401:end));
Difference_real_model = D-Dhat;
title(sprintf('mean RT*BF + parametric*BF model: R2=%g diff data model =%g C1 vs C2 t real=%g t model=%g',R2,Difference_real_model,stat.tstat,T_con))
subplot(3,1,2);
plot(Y3,'LineWidth',2); hold on
yhat = X(:,[1 2 3 13])*b([1 2 3 13]);
plot(yhat(1:400),'k','LineWidth',2);
plot(Yhat(1:400),'r','LineWidth',2);
legend('Y3','BF regressor','BF+modulation')
grid on; subplot(3,1,3);
plot(Y4,'LineWidth',2); hold on
yhat = X(:,[7 8 9 13])*b([7 8 9 13]);
plot(yhat(401:end),'k','LineWidth',2);
plot(Yhat(401:end),'r','LineWidth',2);
legend('Y4','BF','BF+modulation')
grid on;

% assuming we model data using this model 6 -- how can we know the effect
% is due to differences in neural intensity
figure
set(gcf,'Color','w','InvertHardCopy','off', 'units','normalized',...
    'outerposition',[0 0 1 1])
subplot(2,1,1);
plot(Y3,'LineWidth',2); hold on
yhat = X(:,[1 13])*b([1 13]);
plot(yhat(1:400),'g','LineWidth',2);
yhat = X(:,[1 2 13])*b([1 2 13]);
plot(yhat(1:400),'c','LineWidth',2);
yhat = X(:,[1 3 13])*b([1 3 13]);
plot(yhat(1:400),'r','LineWidth',2);
legend('Y3','mean RT regressor','mean RT with time deriv',...
    'mean RT with disp deriv')
grid on; 

% -> the mean RT creates time delays well compensated by the 1st derivative
% in model 4, the time deriv is significant too - is that a problem? 
C = [0 1 0 0 0 0 0 1 0 0 0 0 0]; % contrast for time derivative
T_con1 = (C*b) ./ sqrt(variance.*(C*pinv(X'*X)*C')); % T value
p_con1 = 2*(1-spm_Tcdf(T_con1, (size(Y,1)-rank(X))));
C = [0 0 1 0 0 0 0 0 1 0 0 0 0]; % contrast for disp derivative
T_con2 = (C*b) ./ sqrt(variance.*(C*pinv(X'*X)*C')); % T value
p_con2 = 2*(1-spm_Tcdf(T_con2, (size(Y,1)-rank(X))));
title(sprintf('model for the mean RT regressor \n time deriv t=%g p-%g disper deriv t=%g p=%g',T_con1,p_con1,T_con2,p_con2))

subplot(2,1,2);
plot(Y3,'LineWidth',2); hold on
yhat = X(:,[1 4 13])*b([1 4 13]);
plot(yhat(1:400),'g','LineWidth',2);
yhat = X(:,[1 2 4 5 13])*b([1 2 4 5 13]);
plot(yhat(1:400),'c','LineWidth',2);
yhat = X(:,[1 3 4 6 13])*b([1 3 4 6 13]);
plot(yhat(1:400),'r','LineWidth',2);
legend('Y3','mean RT+PM regressor','mean RT+PM with time deriv',...
    'mean RT+PM with disp deriv')
grid on; 

% --> PM derivatives don't add much - they are significant but we can't
% interprete much from this
C = [0 0 0 0 1 0 0 0 0 0 1 0 0]; % contrast for PM time derivative
T_con1 = (C*b) ./ sqrt(variance.*(C*pinv(X'*X)*C')); % T value
p_con1 = 2*(1-spm_Tcdf(T_con1, (size(Y,1)-rank(X))));
C = [0 0 0 0 0 1 0 0 0 0 0 1 0]; % contrast for PM disp derivative
T_con2 = (C*b) ./ sqrt(variance.*(C*pinv(X'*X)*C')); % T value
p_con2 = 2*(1-spm_Tcdf(T_con2, (size(Y,1)-rank(X))));
title(sprintf('model for the mean RT+PM regressor \n PM time deriv t=%g p-%g PM disper deriv t=%g p=%g',T_con1,p_con1,T_con2,p_con2))
